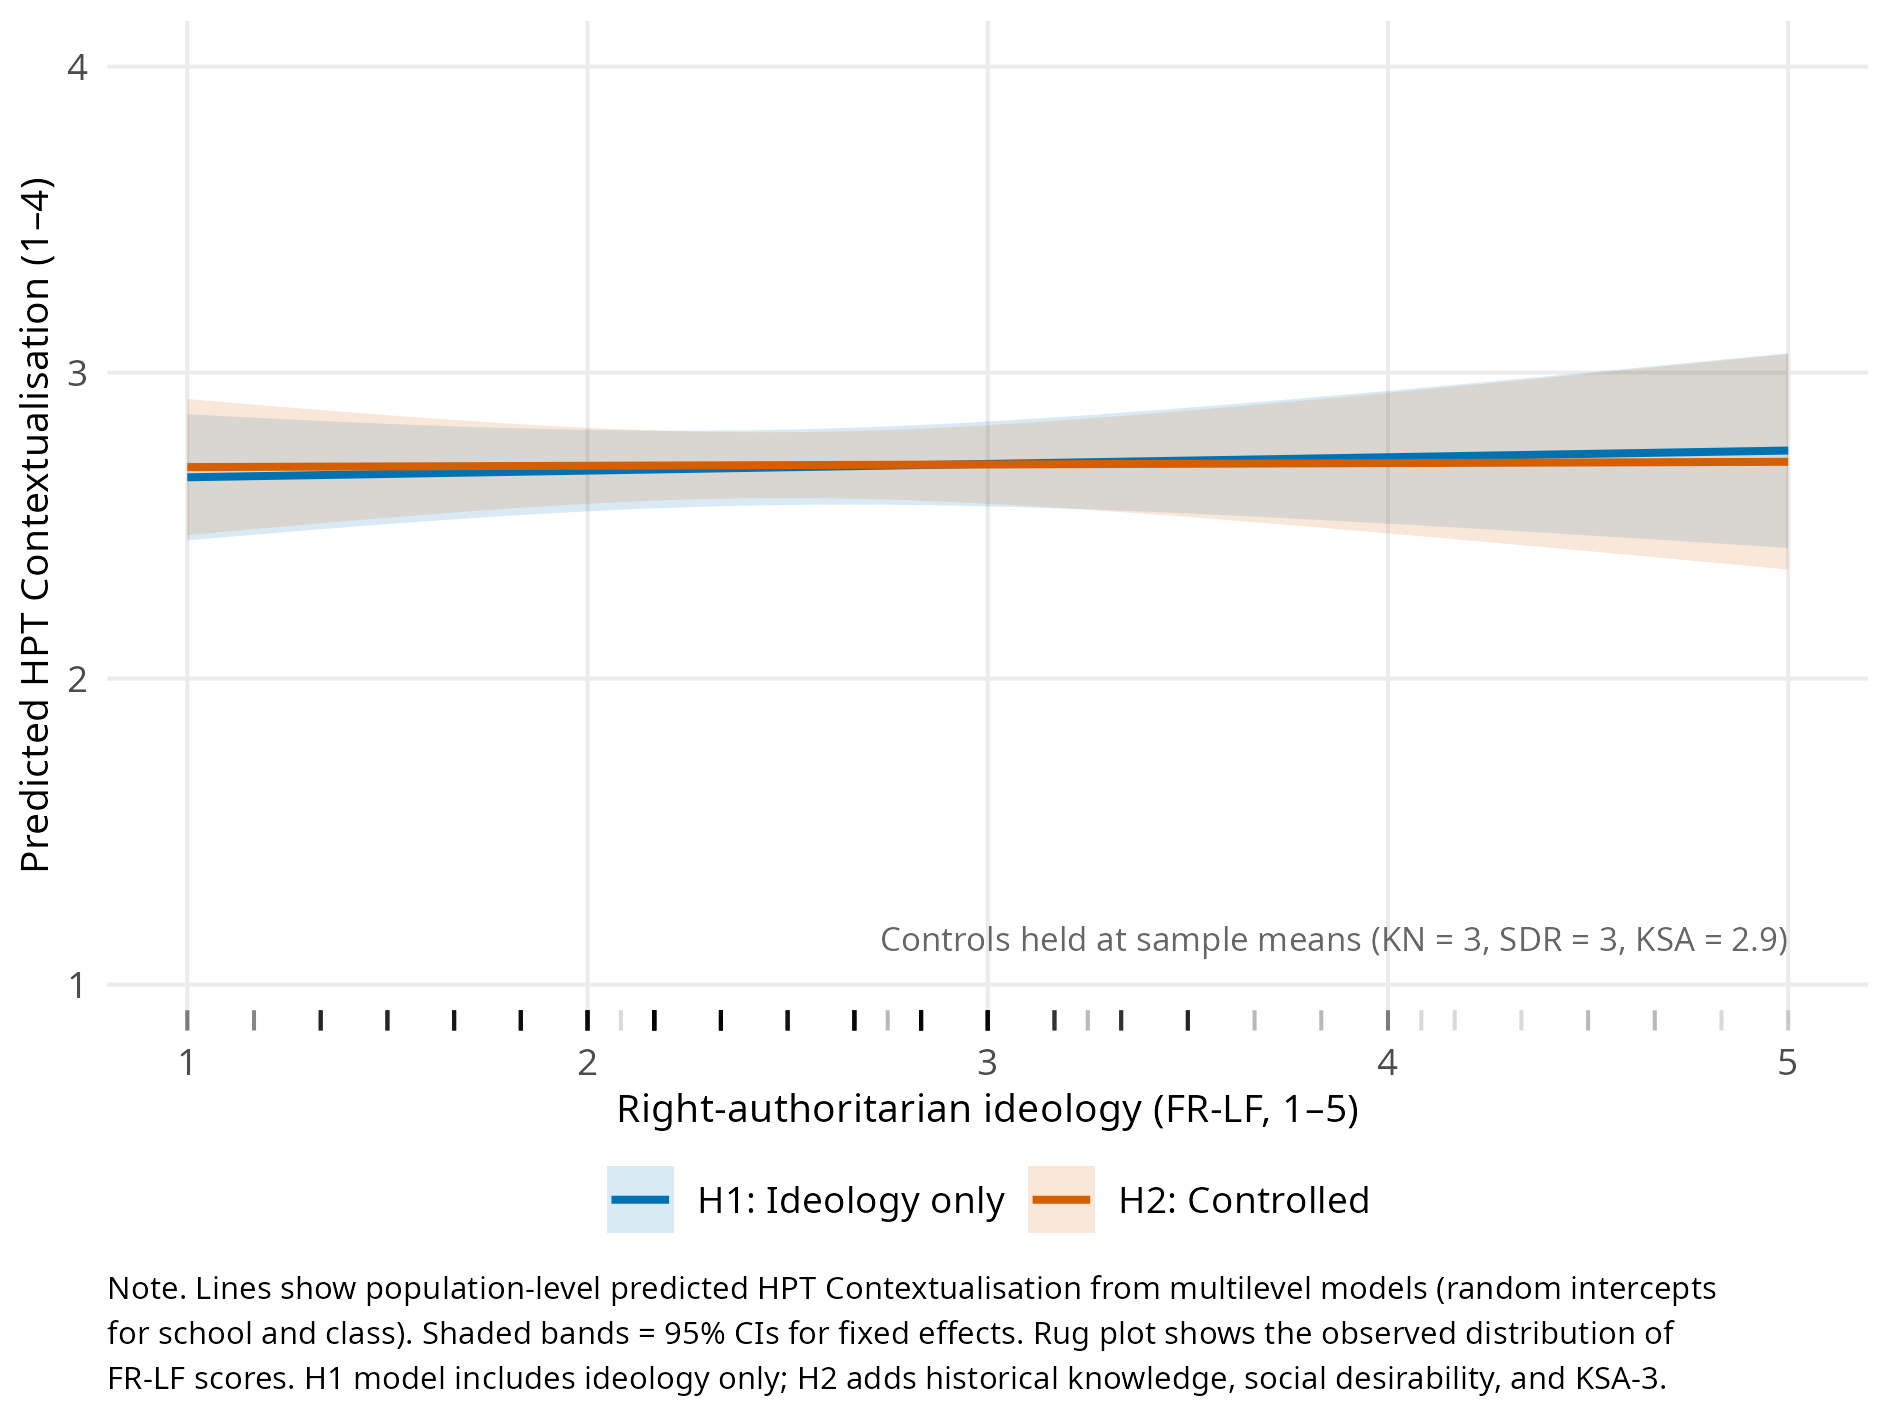

Reproduce this figure in R.
# =============================================================================
# FIGURE 5: Predicted Marginal Effects — Ideology on HPT Contextualisation
#
# X-axis:  FR-LF ideology score (original 1–5 scale)
# Y-axis:  Predicted HPT CONT (original 1–4 scale)
# Lines:   H1 (uncontrolled) vs. H2 (controlled for KN, SDR, KSA)
# Shading: 95% confidence intervals
#
# Purpose: Visualise effect size magnitude; demonstrate substantive triviality
#          of ideology's relationship with contextualisation.
#
# Output:  trse_outputs/fig05_marginal_effects.pdf  (vector, 160 × 120 mm)
#          trse_outputs/fig05_marginal_effects.png  (300 DPI raster)
# =============================================================================

library(dplyr)
library(tidyr)
library(ggplot2)
library(lme4)
library(lmerTest)
library(janitor)

# ---- 1. Data preparation (mirrors 03_multilevel-models-hypothesis-tests) ----

load("normalised_responses.RData")
stopifnot(exists("normalised_responses"))

dat_raw <- normalised_responses |> clean_names()

school_var <- names(dat_raw)[names(dat_raw) %in% c("school_id", "school")][1]
class_label_var <- names(dat_raw)[names(dat_raw) %in%
  c("classroom_label", "class_label", "class")][1]

dat_raw <- dat_raw |>
  mutate(
    !!school_var := as.factor(.data[[school_var]]),
    !!class_label_var := as.factor(.data[[class_label_var]]),
    class_id = interaction(.data[[school_var]], .data[[class_label_var]],
                           drop = TRUE)
  )

# Item vectors
pop_items  <- paste0("pop", 1:3)
roa_items  <- paste0("roa", 1:3)
cont_items <- paste0("cont", 1:3)
rd_items   <- paste0("rd", 1:3)
ns_items   <- paste0("ns", 1:3)
a_items    <- paste0("a", 1:3)
u_items    <- paste0("u", 1:3)
k_items    <- paste0("k", 1:3)
ksa_items  <- c(a_items, u_items, k_items)
kn_items   <- paste0("kn", 1:6)
sdr_items  <- paste0("sdr", 1:5)

# Reverse POP
dat_raw <- dat_raw |>
  mutate(across(all_of(pop_items), ~ 5 - as.numeric(.), .names = "{.col}_rev"))

# Score constructs on ORIGINAL scales (not z-scored)
dat <- dat_raw |>
  mutate(
    hpt_cont = rowMeans(across(all_of(cont_items)), na.rm = TRUE),
    frlf_tot = rowMeans(cbind(
      rowMeans(across(all_of(rd_items)), na.rm = TRUE),
      rowMeans(across(all_of(ns_items)), na.rm = TRUE)
    ), na.rm = TRUE),
    ksa3_tot = rowMeans(across(all_of(ksa_items)), na.rm = TRUE),
    kn_total = rowSums(across(all_of(kn_items)), na.rm = TRUE),
    sdr5_tot = rowMeans(across(all_of(sdr_items)), na.rm = TRUE)
  ) |>
  drop_na(all_of(c(school_var, "class_id")))

# ---- 2. Fit models on raw scales -------------------------------------------

# H1 (uncontrolled): ideology only
m_h1 <- lmer(
  as.formula(paste0(
    "hpt_cont ~ frlf_tot + (1 | ", school_var, ") + (1 | class_id)"
  )),
  data = dat
)

# H2 (controlled): ideology + knowledge + social desirability + authoritarianism
m_h2 <- lmer(
  as.formula(paste0(
    "hpt_cont ~ frlf_tot + ksa3_tot + kn_total + sdr5_tot + (1 | ",
    school_var, ") + (1 | class_id)"
  )),
  data = dat
)

# ---- 3. Compute marginal predictions ---------------------------------------

# Prediction function: population-level (RE = 0) with fixed-effects CIs
marginal_pred <- function(model, newdata) {
  # Extract fixed-effects-only formula and drop the response for model.matrix
  ff <- formula(model, fixed.only = TRUE)
  rhs <- delete.response(terms(ff))
  X <- model.matrix(rhs, data = newdata)
  beta <- fixef(model)
  fit <- as.numeric(X %*% beta)
  V <- as.matrix(vcov(model))
  se <- sqrt(pmax(diag(X %*% V %*% t(X)), 0))
  data.frame(
    newdata,
    fit    = fit,
    ci_lo  = fit - 1.96 * se,
    ci_hi  = fit + 1.96 * se
  )
}

# Prediction grid: FR-LF from observed range, controls at sample means
frlf_range <- range(dat$frlf_tot, na.rm = TRUE)
frlf_seq   <- seq(frlf_range[1], frlf_range[2], length.out = 100)

# H1 grid (no controls needed)
grid_h1 <- data.frame(frlf_tot = frlf_seq)
pred_h1 <- marginal_pred(m_h1, grid_h1) |>
  mutate(model = "H1: Ideology only")

# H2 grid (controls at their means)
grid_h2 <- data.frame(
  frlf_tot = frlf_seq,
  ksa3_tot = mean(dat$ksa3_tot, na.rm = TRUE),
  kn_total = mean(dat$kn_total, na.rm = TRUE),
  sdr5_tot = mean(dat$sdr5_tot, na.rm = TRUE)
)
pred_h2 <- marginal_pred(m_h2, grid_h2) |>
  mutate(model = "H2: Controlled")

pred_all <- bind_rows(pred_h1, pred_h2)

# ---- 4. Build figure --------------------------------------------------------

# Colour-blind-safe palette
cols <- c("H1: Ideology only" = "#0072B2", "H2: Controlled" = "#D55E00")

fig5 <- ggplot(pred_all, aes(x = frlf_tot, y = fit,
                              colour = model, fill = model)) +
  geom_ribbon(aes(ymin = ci_lo, ymax = ci_hi), alpha = 0.15,
              colour = NA) +
  geom_line(linewidth = 0.9) +
  # Add rug for observed FR-LF distribution
  geom_rug(data = dat, aes(x = frlf_tot), inherit.aes = FALSE,
           sides = "b", alpha = 0.15, length = unit(0.02, "npc")) +
  scale_colour_manual(values = cols) +
  scale_fill_manual(values = cols) +
  scale_x_continuous(breaks = 1:5) +
  scale_y_continuous(limits = c(1, 4), breaks = 1:4) +
  labs(
    x = "Right-authoritarian ideology (FR-LF, 1\u20135)",
    y = "Predicted HPT Contextualisation (1\u20134)",
    colour = NULL, fill = NULL
  ) +
  theme_minimal(base_size = 10) +
  theme(
    legend.position = "bottom",
    legend.margin = margin(t = -2),
    legend.text = element_text(size = 9),
    panel.grid.minor = element_blank(),
    axis.title = element_text(size = 9.5),
    axis.text = element_text(size = 9),
    plot.caption = element_text(size = 7.5, hjust = 0, lineheight = 1.2,
                                margin = margin(t = 10))
  ) +
  annotate(
    "text", x = frlf_range[2], y = 1.15, hjust = 1, size = 2.8,
    colour = "grey40",
    label = paste0(
      "Controls held at sample means (KN = ",
      round(mean(dat$kn_total, na.rm = TRUE), 1),
      ", SDR = ",
      round(mean(dat$sdr5_tot, na.rm = TRUE), 1),
      ", KSA = ",
      round(mean(dat$ksa3_tot, na.rm = TRUE), 1), ")"
    )
  ) +
  labs(
    caption = paste0(
      "Note. Lines show population-level predicted HPT Contextualisation from ",
      "multilevel models (random intercepts\n",
      "for school and class). Shaded bands = 95% CIs for fixed effects. ",
      "Rug plot shows the observed distribution of\n",
      "FR-LF scores. H1 model includes ideology only; ",
      "H2 adds historical knowledge, social desirability, and KSA-3."
    )
  )

# ---- 5. Save ----------------------------------------------------------------

ggsave("trse_outputs/fig05_marginal_effects.pdf", fig5,
       width = 160, height = 120, units = "mm", device = cairo_pdf)

ggsave("trse_outputs/fig05_marginal_effects.png", fig5,
       width = 160, height = 120, units = "mm", dpi = 300)

cat("Figure 5 saved to trse_outputs/\n")
